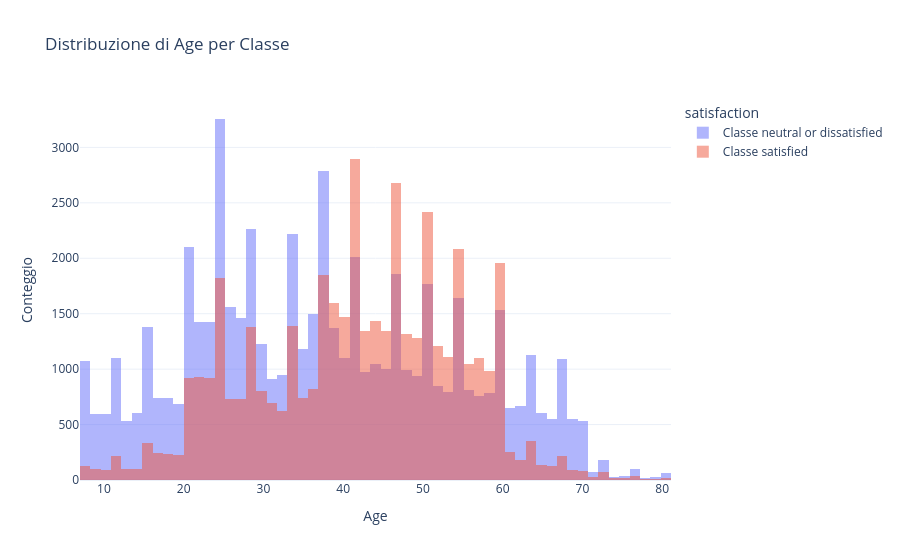

Notebook cell for this chart:
### Markdown cell above
### 2.4.3 Age

### Code cell
fig = make_feature_by_target_figure(raw_data_train, feature="Age", target="satisfaction", nbins_num=60)
fig.show()

### Figure 1 — Plotly figure (JSON) as saved in the notebook; plotly's stock layout.template omitted (floating-point values rounded to 4 significant figures; data arrays with more than 128 entries replaced by an {"elided": "..."} marker saying what was removed)
{"data": [{"hovertemplate": "satisfaction=neutral or dissatisfied<br>Age=%{x}<br>Conteggio=%{y}<extra></extra>", "name": "Classe neutral or dissatisfied", "opacity": 0.5, "type": "histogram", "x": {"elided": "58879 int values"}, "xbins": {"end": 85.0, "size": 1.3, "start": 7.0}}, {"hovertemplate": "satisfaction=satisfied<br>Age=%{x}<br>Conteggio=%{y}<extra></extra>", "name": "Classe satisfied", "opacity": 0.5, "type": "histogram", "x": {"elided": "45025 int values"}, "xbins": {"end": 85.0, "size": 1.3, "start": 7.0}}], "layout": {"barmode": "overlay", "legend": {"title": {"text": "satisfaction"}}, "title": {"text": "Distribuzione di Age per Classe"}, "xaxis": {"title": {"text": "Age"}}, "yaxis": {"title": {"text": "Conteggio"}}}}
